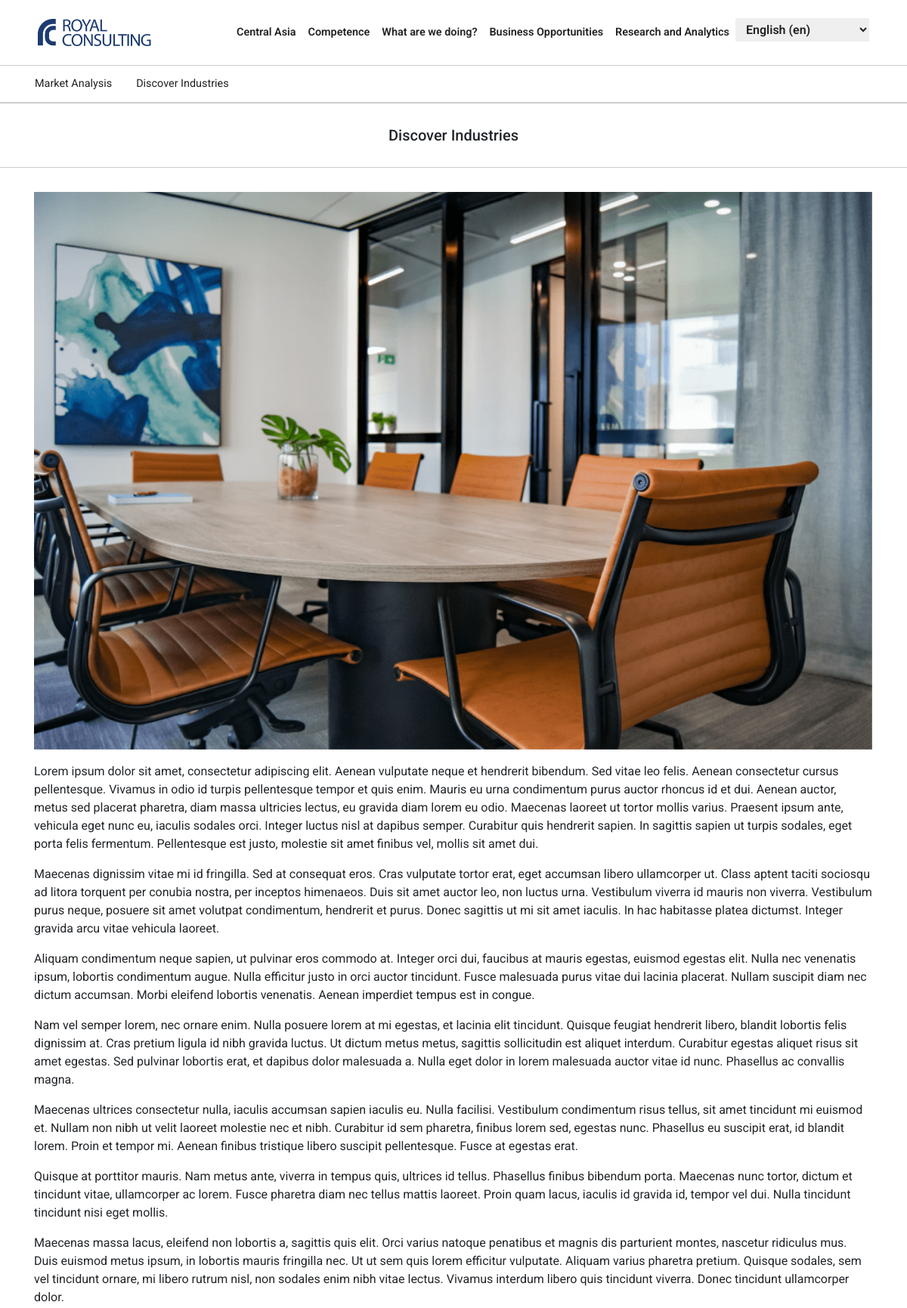
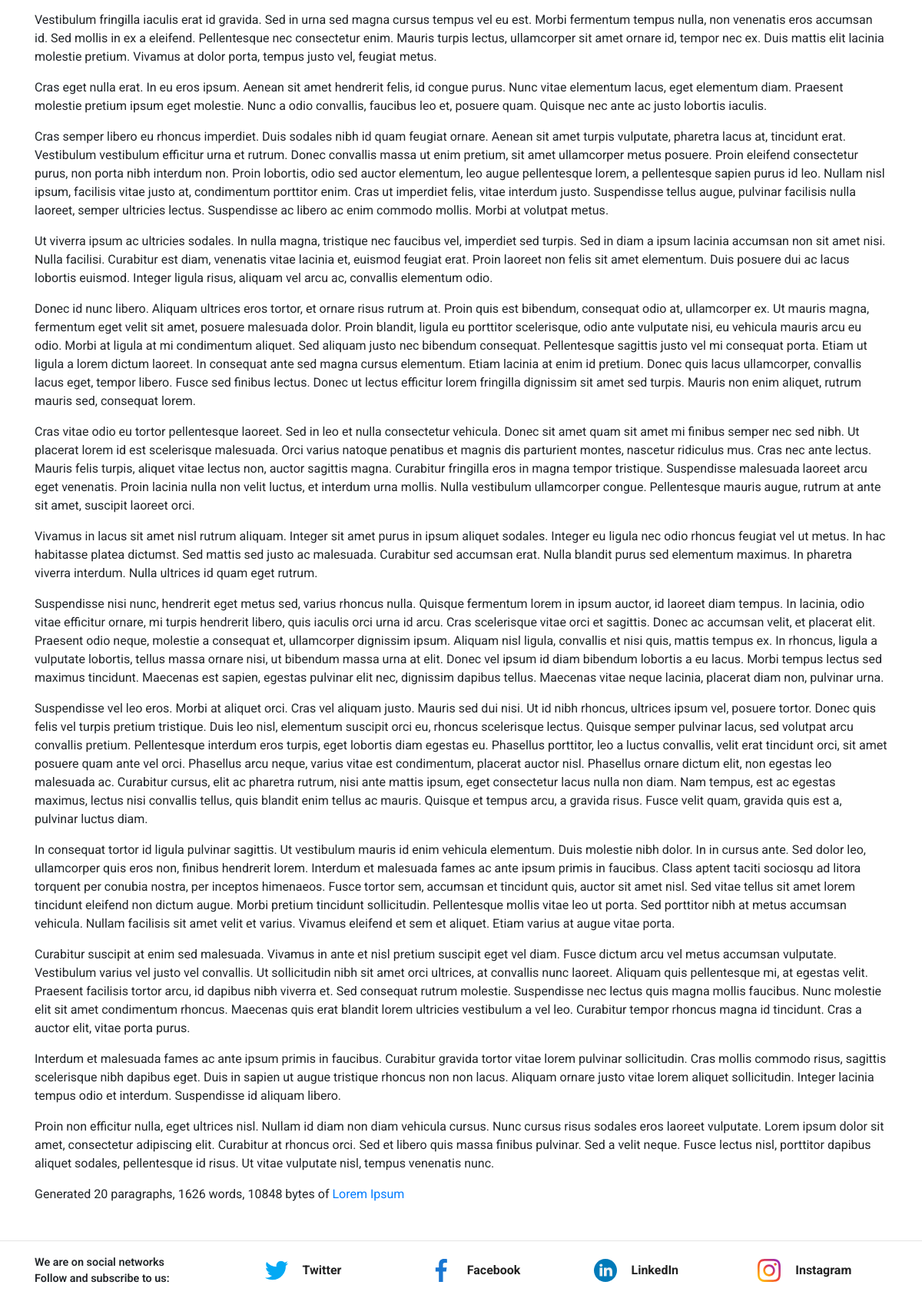
The app's page /wedo/opp/2491-8824/ (upper part) with its own data (2 pictures, top to bottom).
### wedo/models.py (models this page shows, shortened)
class OpportunitiesModel(models.Model):
    title = models.CharField(max_length=500, null=True, blank=True)
    body = RichTextField(null=True, blank=True)
    image = models.ImageField(upload_to=upload_location, null=True, blank=True)
    date_published = models.DateTimeField(auto_now_add=True, verbose_name="date published")
    slug = models.SlugField(blank=True, unique=True)
    class Meta:
        ordering = ['-date_published']
        verbose_name = 'Business Opportunities'
    @property
    def imageURL(self):
        try:
            url = self.image.url
        except:
            url = ''
        return url

### wedo/views.py (the view)
# urls.py: path('opp/<slug>/', details_wedo_page_view, name="opportunities-detail"),
def details_wedo_page_view(request, slug):
    context = {}
    pages = OpportunitiesModel.objects.all()
    posts = get_object_or_404(OpportunitiesModel, slug=slug)
    context = {
        'posts': posts,
        'pages': pages,
    }
    return render(request, 'opp_details_page.html', context)

### wedo/templates/opp_details_page.html (shortened to what this page needs)
{% extends 'base.html' %}
{% load static %}
{% load i18n %}
{% block content %}
    <div class="container-fluid">
        <div class="row submenu">
            <div class="container">
                <div class="row">
                    <ul class="nav">
                        {% for page in pages %}
                            <li class="nav-item">
                                <a class="nav-link" href="{% url 'wedo:opportunities-detail' page.slug %}">{{ page.title }}</a>
                            </li>
                        {% endfor %}
                    </ul>
                </div>
            </div>
        </div>
    </div>
    <div class="container-fluid">
        <div class="row">
            <div class="col-lg-12 p-0">
                <h5 class="page-title">{{ posts.title }}</h5>
            </div>
        </div>
    </div>
    <div class="container">
        <div class="row no-gutters mt-4">
            <div class="img w-100">
                <img src="{{posts.imageURL}}" alt="">
            </div>
            <p class="main-text">
                {{ posts.body|safe }}
            </p>
        </div>
    </div>
{% endblock %}

### static/css/style.css (style rules this page uses)
html, body { width: 100%; height: 100%; padding: 0; margin: 0; font-family: "Roboto", sans-serif; scroll-behavior: smooth; }
a { text-decoration: none !important; }
.submenu { background: #fff; border-bottom: 1px solid #ccc; border-top: 1px solid #ccc; }
.submenu .nav-link { color: #222; font-size: 0.9rem; }
.submenu .nav-item { padding: 5px 0; }
p { width:100%!important }
.page-title { text-align: center; padding: 30px; border-top: 1px solid #ccc; border-bottom: 1px solid #ccc; }
.main-text { line-height: 1.5; }
.img img { width: 100%; }

### records on screen
OpportunitiesModel: title "Market Analysis"
OpportunitiesModel: title "Discover Industries", imageURL (picture), body "Lorem ipsum dolor sit amet, consectetur adipiscing elit. Aenean vulputate neque et hendrerit bibendum. Sed vitae leo felis. Aenean consectetur cursus pellentesque. Vivamus in odio id turpis pellentesque tempor et quis enim. Mauris eu urna condimentum purus auctor rhoncus id et dui. Aenean auctor, metus sed placerat pharetra, diam massa ultricies lectus, eu gravida diam lorem eu odio. Maecenas laoreet ut tortor mollis varius. Praesent ipsum ante, vehicula eget nunc eu, iaculis sodales orci. Integer luctus nisl at dapibus semper. Curabitur quis hendrerit sapien. In sagittis sapien ut turpis sodales, eget porta felis fermentum. Pellentesque est justo, molestie sit amet finibus vel, mollis sit…"

### other values on screen
form field language "English (en)"
